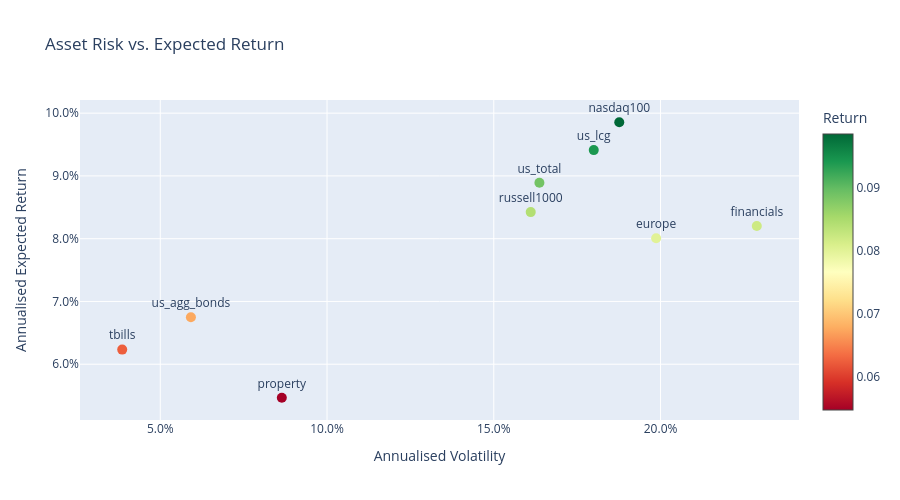

Notebook code cell kept with this figure:
### Markdown cell above
### 6b. Asset risk & return

Estimated using the wealth-weighted flattened aggregate, quarterly frequency.

### Code cell
_flat = aggregate.flatten()

_er = wp.analytics.ExpectedReturn(method=RETURN_METHOD).compute(
    _flat, start=DATA_START, end=DATA_END, frequency="quarterly"
)
_risk = wp.analytics.Risk(method=RISK_METHOD).compute(
    _flat, start=DATA_START, end=DATA_END, frequency="quarterly"
)

_risk.plot_risk_return(_er).show()

### Figure 1 — Plotly figure (JSON) as saved in the notebook; plotly's stock layout.template omitted (floating-point values rounded to 4 significant figures)
{"data": [{"hovertemplate": "%{text}<br>Vol: %{x:.1%}<br>Return: %{y:.1%}<extra></extra>", "marker": {"color": [0.09855, 0.08424, 0.08006, 0.08201, 0.06233, 0.06749, 0.0889, 0.09411, 0.05466], "colorbar": {"title": {"text": "Return"}}, "colorscale": [[0, "rgb(165,0,38)"], [0.1, "rgb(215,48,39)"], [0.2, "rgb(244,109,67)"], [0.3, "rgb(253,174,97)"], [0.4, "rgb(254,224,139)"], [0.5, "rgb(255,255,191)"], [0.6, "rgb(217,239,139)"], [0.7, "rgb(166,217,106)"], [0.8, "rgb(102,189,99)"], [0.9, "rgb(26,152,80)"], [1, "rgb(0,104,55)"]], "showscale": true, "size": 10}, "mode": "markers+text", "text": ["nasdaq100", "russell1000", "europe", "financials", "tbills", "us_agg_bonds", "us_total", "us_lcg", "property"], "textposition": "top center", "type": "scatter", "x": [0.1876, 0.1611, 0.1987, 0.2289, 0.03859, 0.05919, 0.1637, 0.18, 0.08645], "y": [0.09855, 0.08424, 0.08006, 0.08201, 0.06233, 0.06749, 0.0889, 0.09411, 0.05466]}], "layout": {"height": 500, "title": {"text": "Asset Risk vs. Expected Return"}, "xaxis": {"tickformat": ".1%", "title": {"text": "Annualised Volatility"}}, "yaxis": {"tickformat": ".1%", "title": {"text": "Annualised Expected Return"}}}}
